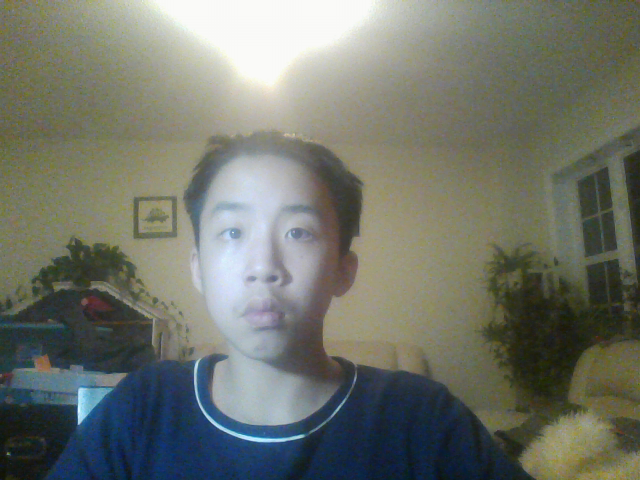
#> input picture images/Photo.png, 640 x 480 px
$ python faceDetect.py
#> lines starting #> are read from the running program, lines starting #| are printed output that depends on the picture; after the words box and inside, x2 and y2 are one past the last pixel; in counts of white or black regions, pixels touching at a corner belong together
from cv2 import imread
from cv2 import imshow
from cv2 import waitKey
from cv2 import destroyAllWindows
from cv2 import CascadeClassifier
from cv2 import rectangle
import cv2

k = cv2.waitKey(1)
#> (key Esc is pressed here)

img = imread('./images/Photo.png')
#> img is the input picture: shape (480, 640, 3); mean B, G, R 106.8, 116.7, 112.6

classifier = CascadeClassifier('./lib/haarcascade/haarcascade_frontalface_default.xml')
eye_classifier = CascadeClassifier('./lib/haarcascade/haarcascade_eye_tree_eyeglasses.xml')

faceBox = classifier.detectMultiScale(img)
#> faceBox = [[182, 170, 162, 162]]

for box in faceBox:
    x, y, width, height = box
    x2, y2 = x + width, y + height
    rectangle(img, (x, y), (x2, y2), (0,0,255), 1)
#> this loop made 1 pass
#> (x, y, width, height, x2, y2) on pass 1: (182, 170, 162, 162, 344, 332)
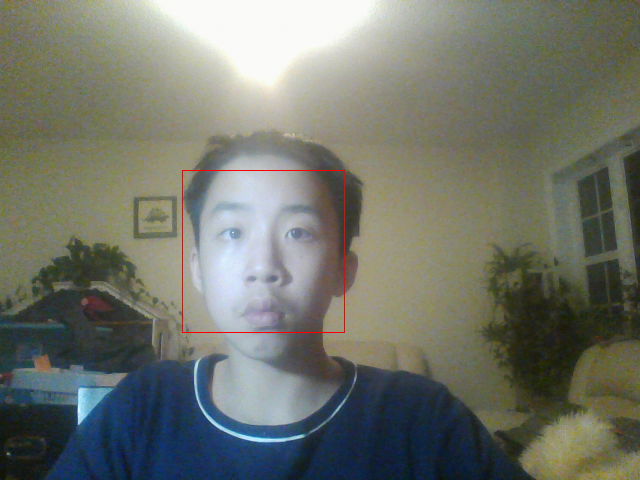
#> img: shape (480, 640, 3); 0.21% of pixels changed, all inside (x1, y1, x2, y2) = (182, 170, 345, 333)

eyeBoxes = eye_classifier.detectMultiScale(img)
#> eyeBoxes = [[280, 221, 28, 28], [263, 266, 23, 23], [212, 213, 41, 41]]

for box in eyeBoxes:
    x, y, width, height = box
    x2, y2 = x + width, y + height
    rectangle(img, (x, y), (x2, y2), (0,255,0), 1)
#> this loop made 3 passes
#> (x, y, width, height, x2, y2) on passes 1 to 3: (280, 221, 28, 28, 308, 249), (263, 266, 23, 23, 286, 289), (212, 213, 41, 41, 253, 254)
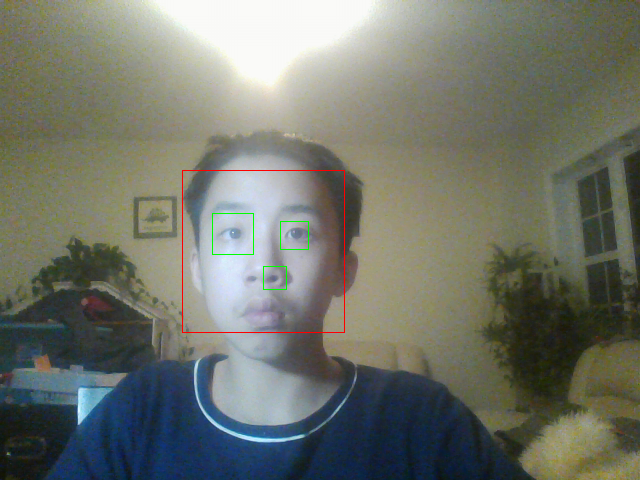
#> img: shape (480, 640, 3); 0.12% of pixels changed, all inside (x1, y1, x2, y2) = (212, 213, 309, 290)

imshow('Face Detection', img)

if k%256 == 27:
#> (the run stopped early here; a loop or call above may not have finished)
